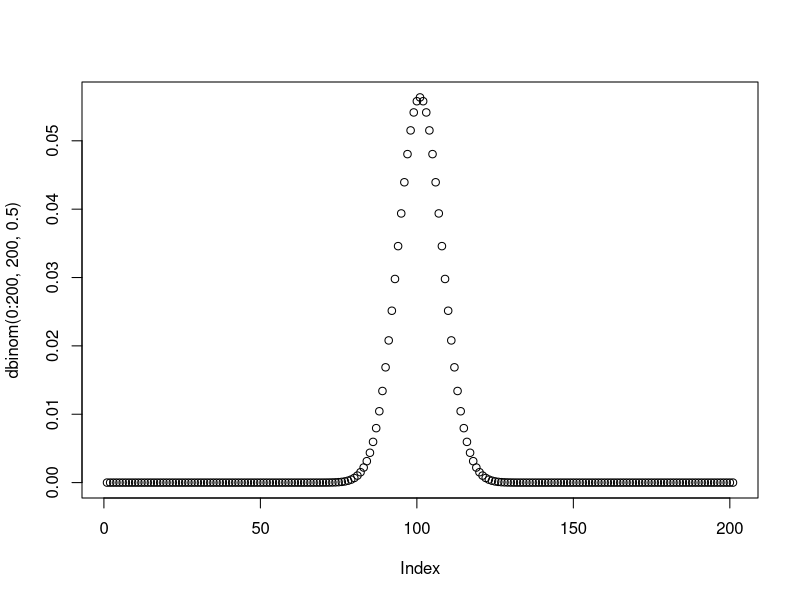
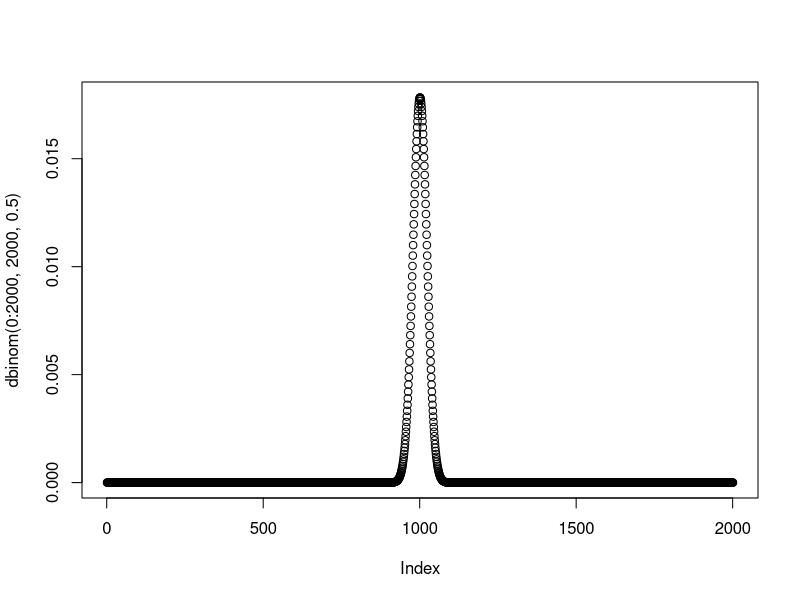
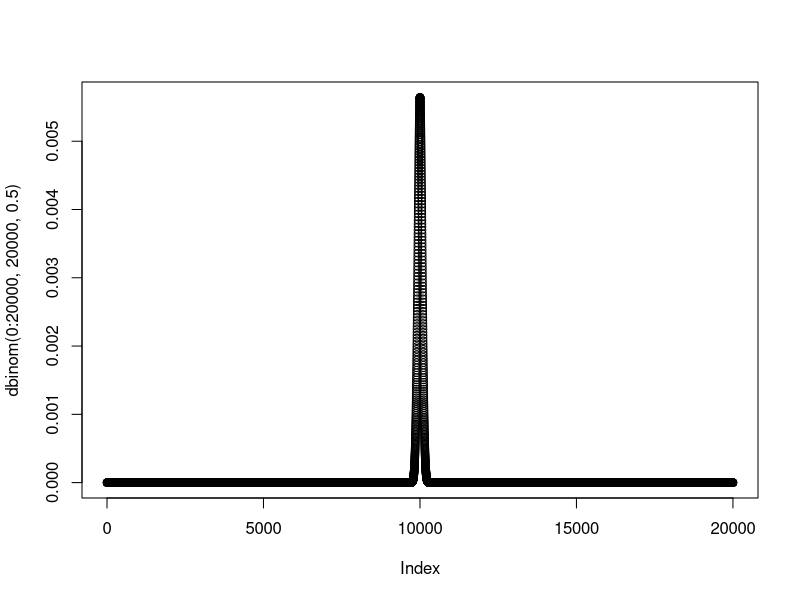
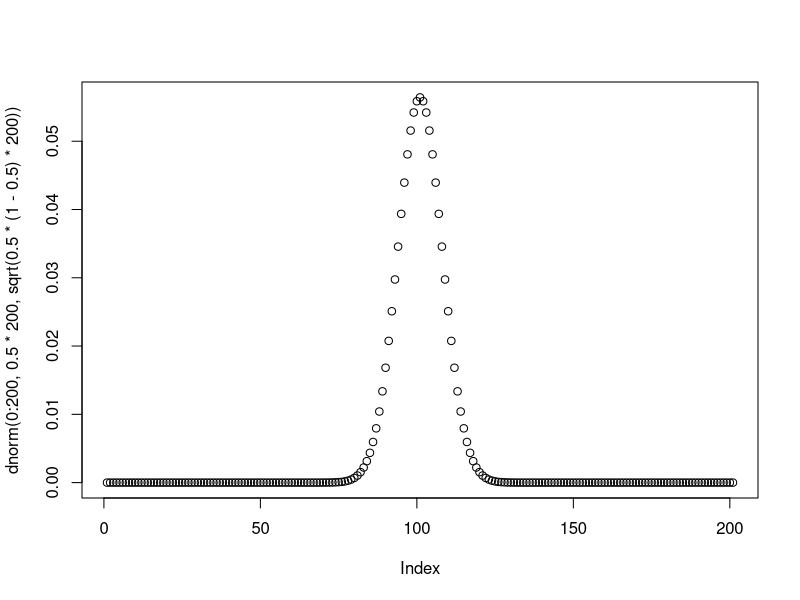
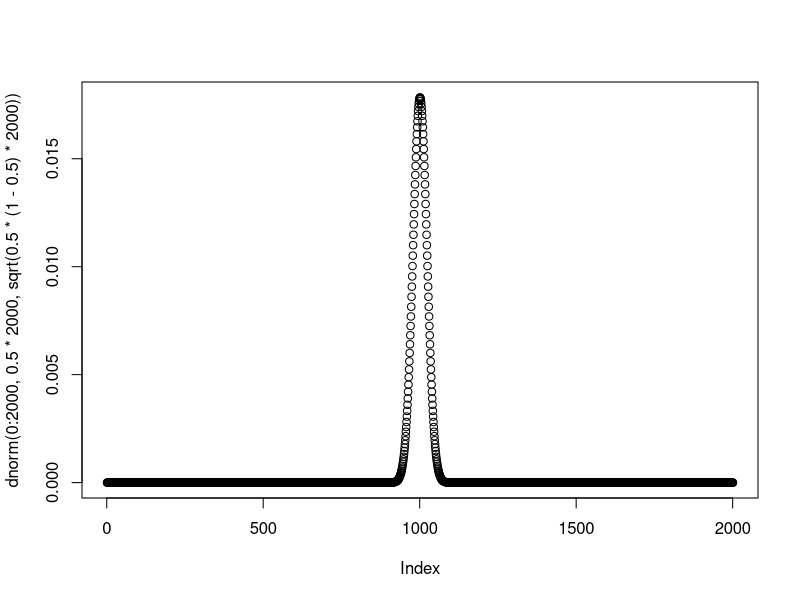
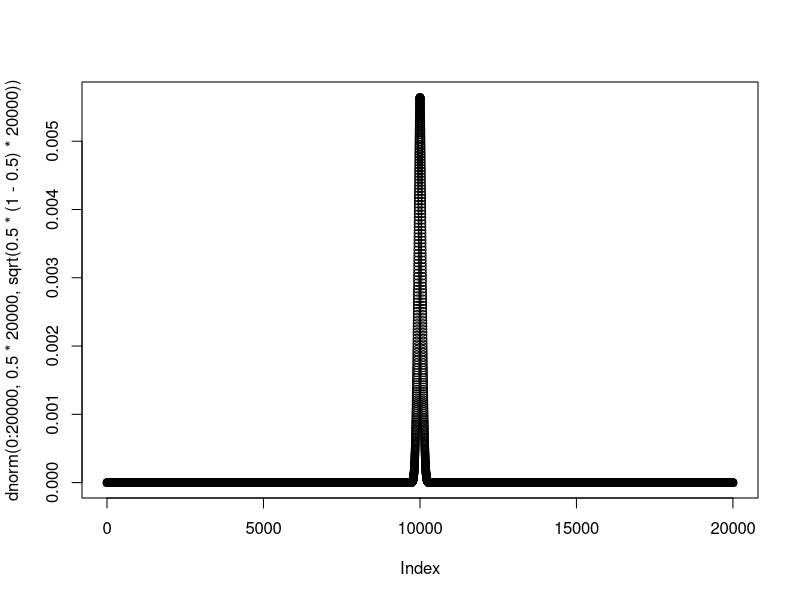

These charts were generated, in order, by the following R code:
#   LICENSE: zlib/libpng
#
#   Copyright (c) 2024 Dela Kleemeyer & Alexander Andrushchenko
#
#   This software is provided "as-is", without any express or implied warranty. In no event
#   will the authors be held liable for any damages arising from the use of this software.
#
#   Permission is granted to anyone to use this software for any purpose, including commercial
#   applications, and to alter it and redistribute it freely, subject to the following restrictions:
#
#     1. The origin of this software must not be misrepresented; you must not claim that you
#     wrote the original software. If you use this software in a product, an acknowledgment
#     in the product documentation would be appreciated but is not required.
#
#     2. Altered source versions must be plainly marked as such, and must not be misrepresented
#     as being the original software.
#
#     3. This notice may not be removed or altered from any source distribution.

#2 Bitte bearbeiten bis zum 14.5.2024
#Befehle f¨ur die Binomialverteilung sind dbinom; f¨ur Normalverteilung dnorm.
#1. Plotten Sie den Graphen f¨ur die Binomialverteilung, mit p = 0.5, und n = 200, 2000
#und 20000 (also drei Graphen).
plot(dbinom(0:200,200,0.5))
plot(dbinom(0:2000,2000,0.5))
plot(dbinom(0:20000,20000,0.5))

#2. F¨ur jeden dieser Graphen erzeugen Sie einen Graphen der Normalverteilung,
#der diesen Graphen bestm¨oglich approximiert; Sie m¨ussen also die Parameter µ, σ
#(Erwartungswert, Standardabweichung) entsprechen setzen.
#Tipp: Wenn Sie gut aufgepasst haben, kommen Sie mit ein bisschen Uberlegen/Nachschlagen ¨
#auf die korrekte L¨osung. Sonst m¨ussen Sie ein bisschen rumprobieren!
plot(dnorm(0:200, 0.5*200, sqrt(0.5*(1-0.5)*200)))
plot(dnorm(0:2000, 0.5*2000, sqrt(0.5*(1-0.5)*2000)))
plot(dnorm(0:20000, 0.5*20000, sqrt(0.5*(1-0.5)*20000)))
